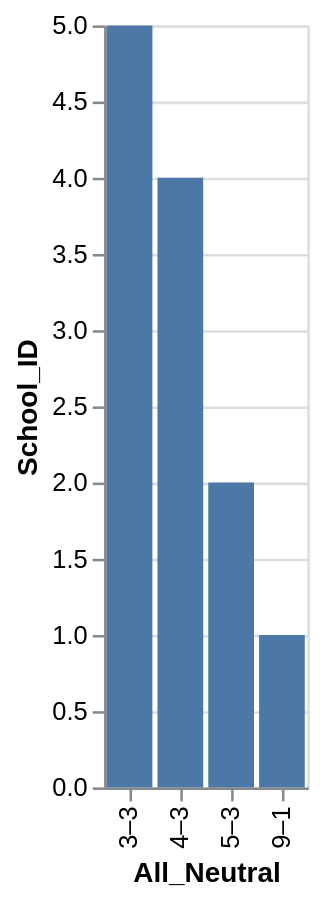

Write a Vega-Lite specification for this figure.
### Vega-Lite specification from a JSON file in a GitHub repository (floating-point values rounded to 4 significant figures)
{"data": {"values": [{"x_data": "3–3", "y_data": 5}, {"x_data": "4–3", "y_data": 4}, {"x_data": "5–3", "y_data": 2}, {"x_data": "9–1", "y_data": 1}]}, "mark": "bar", "encoding": {"x": {"field": "x_data", "type": "nominal", "title": "All_Neutral", "sort": {"op": "sum", "field": "y_data", "order": "descending"}}, "y": {"field": "y_data", "type": "quantitative", "title": "School_ID"}}}
